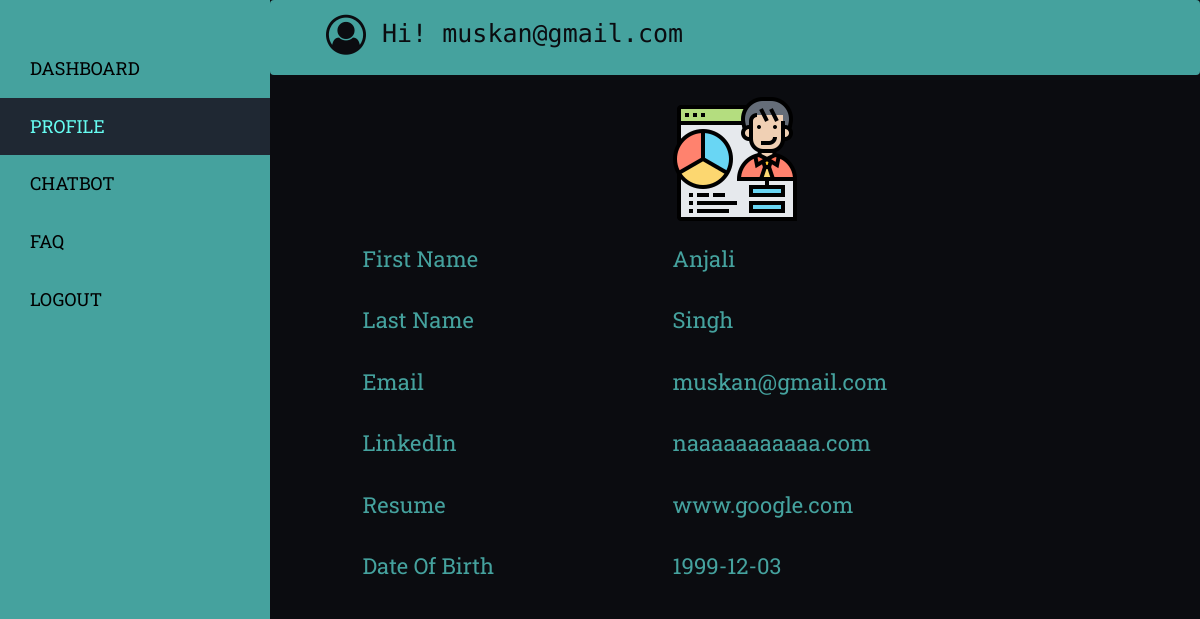
Before: /profile.php (signed in) with the older database file.
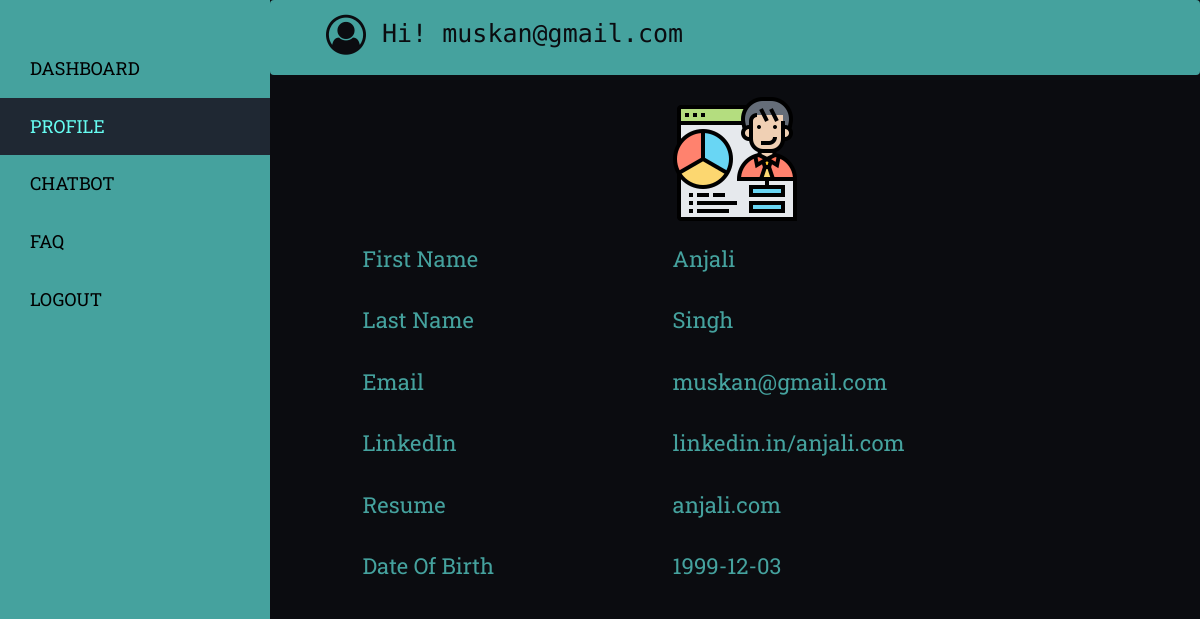
After: the same page with the newer database file.
### tables this page shows
CREATE TABLE `users` (
  `user_id` int(11) NOT NULL,
  `firstn` varchar(250) DEFAULT NULL,
  `lastn` varchar(250) DEFAULT NULL,
  `email` varchar(300) DEFAULT NULL,
  `dob` date DEFAULT NULL,
  `linkedin` varchar(500) DEFAULT NULL,
  `resume` varchar(500) DEFAULT NULL,
  `password` varchar(500) DEFAULT NULL
);

### profile.php (the view, shortened to what this page needs)
<?php
require_once "connect.php";
$email=$_SESSION['userid'];
$stmt= $pdo->query("SELECT user_id FROM users where email='$email'");
$rows= $stmt->fetch(PDO::FETCH_ASSOC);
$user_id= htmlentities($rows['user_id']);
$stmt1= $pdo->query("SELECT * FROM users where user_id='$user_id'");
$rows1= $stmt1->fetch(PDO::FETCH_ASSOC);
$fname= htmlentities($rows1['firstn']);
$lname= htmlentities($rows1['lastn']);
$dob=htmlentities($rows1['dob']);
$linkedin= htmlentities($rows1['linkedin']);
$resume=htmlentities($rows1['resume']);
?>
<!DOCTYPE html>
<html>
<head>
  	<link rel="stylesheet" href="https://maxcdn.bootstrapcdn.com/bootstrap/3.4.1/css/bootstrap.min.css">
    <link rel="stylesheet" href="https://cdnjs.cloudflare.com/ajax/libs/font-awesome/4.7.0/css/font-awesome.min.css">
    <link rel="stylesheet" type="text/css" href="css/dashboard.css">
</head>
<body>
<div class="sidebar">
	  <a class="first" href="dashboard-applicant.php">DASHBOARD</a>
	  <a href="profile.php" class="active">PROFILE</a>
	  <a href="chatbot.php">CHATBOT</a>
	  <a href="faq.php">FAQ</a>
	  <a href="logout.php">LOGOUT</a>
	</div>
<div class="content">
	<nav class="navbar container-fluid">
		<ul class="navbar-nav" id="navbar-id">
			<li><i class="fa fa-user-circle-o icon"></i><a href="#" id="username" style="font-family: 'Roboto Mono', monospace;">Hi! <?php echo $_SESSION["userid"]; ?></a></li>
		</ul>
	</nav>
	<div class="container-fluid">
		<center><img src="images/research.png"></center>
		<div class="row"><br>
			<div class="col-sm-1"></div>
			<div class="col-sm-4">
				<p>First Name</p>
			</div>
			<div class="col-sm-6">
				<p><?=$fname ?></p>
			</div>
		</div>
		<div class="row"><br>
			<div class="col-sm-1"></div>
			<div class="col-sm-4">
				<p>Last Name</p>
			</div>
			<div class="col-sm-6">
				<p><?=$lname?></p>
			</div>
		</div>
		<div class="row"><br>
			<div class="col-sm-1"></div>
			<div class="col-sm-4">
				<p>Email</p>
			</div>
			<div class="col-sm-6">
				<p><?=$email ?></p>
			</div>
		</div>
		<div class="row"><br>
			<div class="col-sm-1"></div>
			<div class="col-sm-4">
				<p>LinkedIn</p>
			</div>
			<div class="col-sm-6">
				<p><?=$linkedin ?></p>
			</div>
		</div>
		<div class="row"><br>
			<div class="col-sm-1"></div>
			<div class="col-sm-4">
				<p>Resume</p>
			</div>
			<div class="col-sm-6">
				<p><?=$resume ?></p>
			</div>
		</div>
		<div class="row"><br>
			<div class="col-sm-1"></div>
			<div class="col-sm-4">
				<p>Date Of Birth</p>
			</div>
			<div class="col-sm-6">
				<p><?=$dob ?></p>
			</div>
		</div>
	</div>
</div>
</body>
</html>

Changed rows visible on the page:
changed users "Anjali": linkedin "naaaaaaaaaaa.com" → "linkedin.in/anjali.com"; resume "www.google.com" → "anjali.com"
